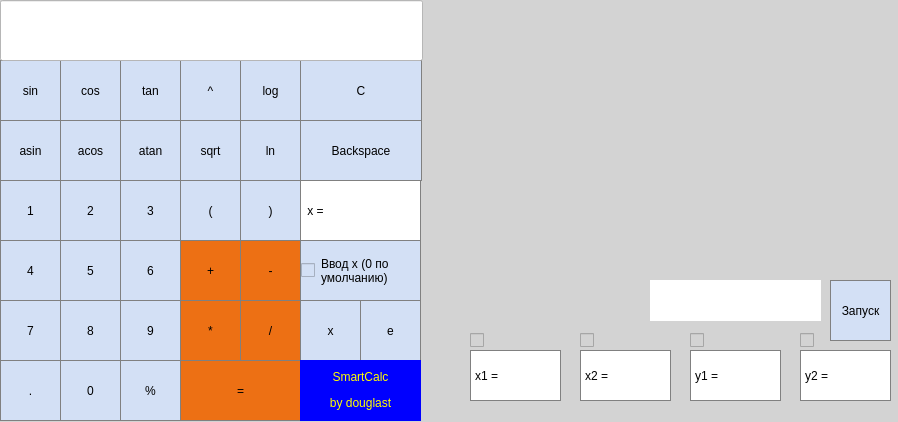
<?xml version="1.0" encoding="UTF-8"?>
<ui version="4.0">
 <class>MainWindow</class>
 <widget class="QMainWindow" name="MainWindow">
  <property name="geometry">
   <rect>
    <x>0</x>
    <y>0</y>
    <width>898</width>
    <height>422</height>
   </rect>
  </property>
  <property name="windowTitle">
   <string>MainWindow</string>
  </property>
  <property name="styleSheet">
   <string notr="true">background-color: #d3d3d3;</string>
  </property>
  <widget class="QWidget" name="centralwidget">
   <widget class="QCustomPlot" name="widget" native="true">
    <property name="geometry">
     <rect>
      <x>470</x>
      <y>0</y>
      <width>421</width>
      <height>271</height>
     </rect>
    </property>
   </widget>
   <widget class="QPushButton" name="graph">
    <property name="geometry">
     <rect>
      <x>830</x>
      <y>280</y>
      <width>61</width>
      <height>61</height>
     </rect>
    </property>
    <property name="styleSheet">
     <string notr="true">background-color: #d3e0f5;
border: 1px solid gray;</string>
    </property>
    <property name="text">
     <string>Запуск</string>
    </property>
   </widget>
   <widget class="QLabel" name="field_x1">
    <property name="geometry">
     <rect>
      <x>470</x>
      <y>350</y>
      <width>31</width>
      <height>51</height>
     </rect>
    </property>
    <property name="styleSheet">
     <string notr="true">
color: black;
border: 1px solid gray;
border-right: none;
background-color: white;</string>
    </property>
    <property name="text">
     <string>x1 =</string>
    </property>
    <property name="alignment">
     <set>Qt::AlignRight|Qt::AlignTrailing|Qt::AlignVCenter</set>
    </property>
   </widget>
   <widget class="QPushButton" name="zero">
    <property name="geometry">
     <rect>
      <x>60</x>
      <y>360</y>
      <width>61</width>
      <height>61</height>
     </rect>
    </property>
    <property name="styleSheet">
     <string notr="true">background-color: #d3e0f5;
border: 1px solid gray;</string>
    </property>
    <property name="text">
     <string>0</string>
    </property>
   </widget>
   <widget class="QPushButton" name="sin">
    <property name="geometry">
     <rect>
      <x>0</x>
      <y>60</y>
      <width>61</width>
      <height>61</height>
     </rect>
    </property>
    <property name="styleSheet">
     <string notr="true">background-color: #d3e0f5;
border: 1px solid gray;</string>
    </property>
    <property name="text">
     <string>sin</string>
    </property>
   </widget>
   <widget class="QPushButton" name="atan">
    <property name="geometry">
     <rect>
      <x>120</x>
      <y>120</y>
      <width>61</width>
      <height>61</height>
     </rect>
    </property>
    <property name="styleSheet">
     <string notr="true">background-color: #d3e0f5;
border: 1px solid gray;</string>
    </property>
    <property name="text">
     <string>atan</string>
    </property>
   </widget>
   <widget class="QPushButton" name="eq">
    <property name="geometry">
     <rect>
      <x>180</x>
      <y>360</y>
      <width>121</width>
      <height>61</height>
     </rect>
    </property>
    <property name="styleSheet">
     <string notr="true">
background-color: #ED7014;
border: 1px solid gray;
</string>
    </property>
    <property name="text">
     <string>=</string>
    </property>
   </widget>
   <widget class="QPushButton" name="cos">
    <property name="geometry">
     <rect>
      <x>60</x>
      <y>60</y>
      <width>61</width>
      <height>61</height>
     </rect>
    </property>
    <property name="styleSheet">
     <string notr="true">background-color: #d3e0f5;
border: 1px solid gray;</string>
    </property>
    <property name="text">
     <string>cos</string>
    </property>
   </widget>
   <widget class="QPushButton" name="acos">
    <property name="geometry">
     <rect>
      <x>60</x>
      <y>120</y>
      <width>61</width>
      <height>61</height>
     </rect>
    </property>
    <property name="styleSheet">
     <string notr="true">background-color: #d3e0f5;
border: 1px solid gray;</string>
    </property>
    <property name="text">
     <string>acos</string>
    </property>
   </widget>
   <widget class="QPushButton" name="bracket_right">
    <property name="geometry">
     <rect>
      <x>240</x>
      <y>180</y>
      <width>61</width>
      <height>61</height>
     </rect>
    </property>
    <property name="styleSheet">
     <string notr="true">background-color: #d3e0f5;
border: 1px solid gray;</string>
    </property>
    <property name="text">
     <string>)</string>
    </property>
   </widget>
   <widget class="QPushButton" name="dot">
    <property name="geometry">
     <rect>
      <x>0</x>
      <y>360</y>
      <width>61</width>
      <height>61</height>
     </rect>
    </property>
    <property name="styleSheet">
     <string notr="true">background-color: #d3e0f5;
border: 1px solid gray;</string>
    </property>
    <property name="text">
     <string>.</string>
    </property>
   </widget>
   <widget class="QPushButton" name="asin">
    <property name="geometry">
     <rect>
      <x>0</x>
      <y>120</y>
      <width>61</width>
      <height>61</height>
     </rect>
    </property>
    <property name="styleSheet">
     <string notr="true">background-color: #d3e0f5;
border: 1px solid gray;</string>
    </property>
    <property name="text">
     <string>asin</string>
    </property>
   </widget>
   <widget class="QPushButton" name="ln">
    <property name="geometry">
     <rect>
      <x>240</x>
      <y>120</y>
      <width>61</width>
      <height>61</height>
     </rect>
    </property>
    <property name="styleSheet">
     <string notr="true">background-color: #d3e0f5;
border: 1px solid gray;</string>
    </property>
    <property name="text">
     <string>ln</string>
    </property>
   </widget>
   <widget class="QPushButton" name="two">
    <property name="geometry">
     <rect>
      <x>60</x>
      <y>180</y>
      <width>61</width>
      <height>61</height>
     </rect>
    </property>
    <property name="styleSheet">
     <string notr="true">background-color: #d3e0f5;
border: 1px solid gray;</string>
    </property>
    <property name="text">
     <string>2</string>
    </property>
   </widget>
   <widget class="QPushButton" name="plus">
    <property name="geometry">
     <rect>
      <x>180</x>
      <y>240</y>
      <width>61</width>
      <height>61</height>
     </rect>
    </property>
    <property name="styleSheet">
     <string notr="true">
background-color: #ED7014;
border: 1px solid gray;
</string>
    </property>
    <property name="text">
     <string>+</string>
    </property>
   </widget>
   <widget class="QPushButton" name="clean">
    <property name="geometry">
     <rect>
      <x>300</x>
      <y>60</y>
      <width>122</width>
      <height>61</height>
     </rect>
    </property>
    <property name="styleSheet">
     <string notr="true">background-color: #d3e0f5;
border: 1px solid gray;</string>
    </property>
    <property name="text">
     <string>C</string>
    </property>
   </widget>
   <widget class="QPushButton" name="five">
    <property name="geometry">
     <rect>
      <x>60</x>
      <y>240</y>
      <width>61</width>
      <height>61</height>
     </rect>
    </property>
    <property name="styleSheet">
     <string notr="true">background-color: #d3e0f5;
border: 1px solid gray;</string>
    </property>
    <property name="text">
     <string>5</string>
    </property>
   </widget>
   <widget class="QPushButton" name="log">
    <property name="geometry">
     <rect>
      <x>240</x>
      <y>60</y>
      <width>61</width>
      <height>61</height>
     </rect>
    </property>
    <property name="styleSheet">
     <string notr="true">background-color: #d3e0f5;
border: 1px solid gray;</string>
    </property>
    <property name="text">
     <string>log</string>
    </property>
   </widget>
   <widget class="QPushButton" name="six">
    <property name="geometry">
     <rect>
      <x>120</x>
      <y>240</y>
      <width>61</width>
      <height>61</height>
     </rect>
    </property>
    <property name="styleSheet">
     <string notr="true">background-color: #d3e0f5;
border: 1px solid gray;</string>
    </property>
    <property name="text">
     <string>6</string>
    </property>
   </widget>
   <widget class="QPushButton" name="back">
    <property name="geometry">
     <rect>
      <x>300</x>
      <y>120</y>
      <width>122</width>
      <height>61</height>
     </rect>
    </property>
    <property name="styleSheet">
     <string notr="true">background-color: #d3e0f5;
border: 1px solid gray;</string>
    </property>
    <property name="text">
     <string>Backspace</string>
    </property>
   </widget>
   <widget class="QPushButton" name="nine">
    <property name="geometry">
     <rect>
      <x>120</x>
      <y>300</y>
      <width>61</width>
      <height>61</height>
     </rect>
    </property>
    <property name="styleSheet">
     <string notr="true">background-color: #d3e0f5;
border: 1px solid gray;</string>
    </property>
    <property name="text">
     <string>9</string>
    </property>
   </widget>
   <widget class="QPushButton" name="three">
    <property name="geometry">
     <rect>
      <x>120</x>
      <y>180</y>
      <width>61</width>
      <height>61</height>
     </rect>
    </property>
    <property name="styleSheet">
     <string notr="true">background-color: #d3e0f5;
border: 1px solid gray;</string>
    </property>
    <property name="text">
     <string>3</string>
    </property>
   </widget>
   <widget class="QPushButton" name="div">
    <property name="geometry">
     <rect>
      <x>240</x>
      <y>300</y>
      <width>61</width>
      <height>61</height>
     </rect>
    </property>
    <property name="styleSheet">
     <string notr="true">
background-color: #ED7014;
border: 1px solid gray;
</string>
    </property>
    <property name="text">
     <string>/</string>
    </property>
   </widget>
   <widget class="QPushButton" name="mul">
    <property name="geometry">
     <rect>
      <x>180</x>
      <y>300</y>
      <width>61</width>
      <height>61</height>
     </rect>
    </property>
    <property name="styleSheet">
     <string notr="true">
background-color: #ED7014;
border: 1px solid gray;
</string>
    </property>
    <property name="text">
     <string>*</string>
    </property>
   </widget>
   <widget class="QCheckBox" name="checkBox">
    <property name="geometry">
     <rect>
      <x>300</x>
      <y>240</y>
      <width>121</width>
      <height>61</height>
     </rect>
    </property>
    <property name="styleSheet">
     <string notr="true">background-color: #d3e0f5;
border: 1px solid gray;</string>
    </property>
    <property name="text">
     <string>Ввод x (0 по 
умолчанию)</string>
    </property>
   </widget>
   <widget class="QPushButton" name="bracket_left">
    <property name="geometry">
     <rect>
      <x>180</x>
      <y>180</y>
      <width>61</width>
      <height>61</height>
     </rect>
    </property>
    <property name="styleSheet">
     <string notr="true">background-color: #d3e0f5;
border: 1px solid gray;</string>
    </property>
    <property name="text">
     <string>(</string>
    </property>
   </widget>
   <widget class="QPushButton" name="seven">
    <property name="geometry">
     <rect>
      <x>0</x>
      <y>300</y>
      <width>61</width>
      <height>61</height>
     </rect>
    </property>
    <property name="styleSheet">
     <string notr="true">background-color: #d3e0f5;
border: 1px solid gray;</string>
    </property>
    <property name="text">
     <string>7</string>
    </property>
   </widget>
   <widget class="QPushButton" name="tan">
    <property name="geometry">
     <rect>
      <x>120</x>
      <y>60</y>
      <width>61</width>
      <height>61</height>
     </rect>
    </property>
    <property name="styleSheet">
     <string notr="true">background-color: #d3e0f5;
border: 1px solid gray;</string>
    </property>
    <property name="text">
     <string>tan</string>
    </property>
   </widget>
   <widget class="QLabel" name="x_eq">
    <property name="geometry">
     <rect>
      <x>300</x>
      <y>180</y>
      <width>31</width>
      <height>61</height>
     </rect>
    </property>
    <property name="styleSheet">
     <string notr="true">
color: black;
border: 1px solid gray;
background-color: white;</string>
    </property>
    <property name="text">
     <string>x = </string>
    </property>
    <property name="alignment">
     <set>Qt::AlignRight|Qt::AlignTrailing|Qt::AlignVCenter</set>
    </property>
   </widget>
   <widget class="QPushButton" name="iks">
    <property name="geometry">
     <rect>
      <x>300</x>
      <y>300</y>
      <width>61</width>
      <height>61</height>
     </rect>
    </property>
    <property name="styleSheet">
     <string notr="true">background-color: #d3e0f5;
border: 1px solid gray;</string>
    </property>
    <property name="text">
     <string>x</string>
    </property>
   </widget>
   <widget class="QPushButton" name="mod">
    <property name="geometry">
     <rect>
      <x>120</x>
      <y>360</y>
      <width>61</width>
      <height>61</height>
     </rect>
    </property>
    <property name="styleSheet">
     <string notr="true">background-color: #d3e0f5;
border: 1px solid gray;</string>
    </property>
    <property name="text">
     <string>%</string>
    </property>
   </widget>
   <widget class="QPushButton" name="pow">
    <property name="geometry">
     <rect>
      <x>180</x>
      <y>60</y>
      <width>61</width>
      <height>61</height>
     </rect>
    </property>
    <property name="styleSheet">
     <string notr="true">background-color: #d3e0f5;
border: 1px solid gray;</string>
    </property>
    <property name="text">
     <string>^</string>
    </property>
   </widget>
   <widget class="QPushButton" name="one">
    <property name="geometry">
     <rect>
      <x>0</x>
      <y>180</y>
      <width>61</width>
      <height>61</height>
     </rect>
    </property>
    <property name="styleSheet">
     <string notr="true">background-color: #d3e0f5;
border: 1px solid gray;</string>
    </property>
    <property name="text">
     <string>1</string>
    </property>
   </widget>
   <widget class="QPushButton" name="four">
    <property name="geometry">
     <rect>
      <x>0</x>
      <y>240</y>
      <width>61</width>
      <height>61</height>
     </rect>
    </property>
    <property name="styleSheet">
     <string notr="true">background-color: #d3e0f5;
border: 1px solid gray;</string>
    </property>
    <property name="text">
     <string>4</string>
    </property>
   </widget>
   <widget class="QPushButton" name="eight">
    <property name="geometry">
     <rect>
      <x>60</x>
      <y>300</y>
      <width>61</width>
      <height>61</height>
     </rect>
    </property>
    <property name="styleSheet">
     <string notr="true">background-color: #d3e0f5;
border: 1px solid gray;</string>
    </property>
    <property name="text">
     <string>8</string>
    </property>
   </widget>
   <widget class="QPushButton" name="minus">
    <property name="geometry">
     <rect>
      <x>240</x>
      <y>240</y>
      <width>61</width>
      <height>61</height>
     </rect>
    </property>
    <property name="styleSheet">
     <string notr="true">
background-color: #ED7014;
border: 1px solid gray;
</string>
    </property>
    <property name="text">
     <string>-</string>
    </property>
   </widget>
   <widget class="QPushButton" name="sqrt">
    <property name="geometry">
     <rect>
      <x>180</x>
      <y>120</y>
      <width>61</width>
      <height>61</height>
     </rect>
    </property>
    <property name="styleSheet">
     <string notr="true">background-color: #d3e0f5;
border: 1px solid gray;</string>
    </property>
    <property name="text">
     <string>sqrt</string>
    </property>
   </widget>
   <widget class="QCheckBox" name="checkBox1">
    <property name="geometry">
     <rect>
      <x>470</x>
      <y>330</y>
      <width>21</width>
      <height>20</height>
     </rect>
    </property>
    <property name="text">
     <string/>
    </property>
   </widget>
   <widget class="QCheckBox" name="checkBox2">
    <property name="geometry">
     <rect>
      <x>580</x>
      <y>330</y>
      <width>21</width>
      <height>20</height>
     </rect>
    </property>
    <property name="text">
     <string/>
    </property>
   </widget>
   <widget class="QCheckBox" name="checkBox3">
    <property name="geometry">
     <rect>
      <x>690</x>
      <y>330</y>
      <width>21</width>
      <height>20</height>
     </rect>
    </property>
    <property name="text">
     <string/>
    </property>
   </widget>
   <widget class="QCheckBox" name="checkBox4">
    <property name="geometry">
     <rect>
      <x>800</x>
      <y>330</y>
      <width>21</width>
      <height>20</height>
     </rect>
    </property>
    <property name="text">
     <string/>
    </property>
   </widget>
   <widget class="QLineEdit" name="field">
    <property name="geometry">
     <rect>
      <x>0</x>
      <y>0</y>
      <width>423</width>
      <height>61</height>
     </rect>
    </property>
    <property name="layoutDirection">
     <enum>Qt::LeftToRight</enum>
    </property>
    <property name="styleSheet">
     <string notr="true">color: black;
background-color: white;
border-bottom: 1px solid gray;</string>
    </property>
    <property name="alignment">
     <set>Qt::AlignRight|Qt::AlignTrailing|Qt::AlignVCenter</set>
    </property>
   </widget>
   <widget class="QLineEdit" name="field_x">
    <property name="geometry">
     <rect>
      <x>330</x>
      <y>180</y>
      <width>91</width>
      <height>61</height>
     </rect>
    </property>
    <property name="layoutDirection">
     <enum>Qt::LeftToRight</enum>
    </property>
    <property name="styleSheet">
     <string notr="true">color: black;
background-color: white;
border: 1px solid gray;
border-left: none;</string>
    </property>
    <property name="inputMask">
     <string/>
    </property>
    <property name="alignment">
     <set>Qt::AlignLeading|Qt::AlignLeft|Qt::AlignVCenter</set>
    </property>
   </widget>
   <widget class="QLineEdit" name="x1">
    <property name="geometry">
     <rect>
      <x>500</x>
      <y>350</y>
      <width>61</width>
      <height>51</height>
     </rect>
    </property>
    <property name="layoutDirection">
     <enum>Qt::LeftToRight</enum>
    </property>
    <property name="styleSheet">
     <string notr="true">color: black;
background-color: white;
border: 1px solid gray;
border-left: none;</string>
    </property>
    <property name="inputMask">
     <string/>
    </property>
    <property name="alignment">
     <set>Qt::AlignLeading|Qt::AlignLeft|Qt::AlignVCenter</set>
    </property>
   </widget>
   <widget class="QLabel" name="field_x2">
    <property name="geometry">
     <rect>
      <x>580</x>
      <y>350</y>
      <width>31</width>
      <height>51</height>
     </rect>
    </property>
    <property name="styleSheet">
     <string notr="true">
color: black;
border: 1px solid gray;
border-right: none;
background-color: white;</string>
    </property>
    <property name="text">
     <string>x2 =</string>
    </property>
    <property name="alignment">
     <set>Qt::AlignRight|Qt::AlignTrailing|Qt::AlignVCenter</set>
    </property>
   </widget>
   <widget class="QLabel" name="field_y1">
    <property name="geometry">
     <rect>
      <x>690</x>
      <y>350</y>
      <width>31</width>
      <height>51</height>
     </rect>
    </property>
    <property name="styleSheet">
     <string notr="true">
color: black;
border: 1px solid gray;
border-right: none;
background-color: white;</string>
    </property>
    <property name="text">
     <string>y1 =</string>
    </property>
    <property name="alignment">
     <set>Qt::AlignRight|Qt::AlignTrailing|Qt::AlignVCenter</set>
    </property>
   </widget>
   <widget class="QLabel" name="field_y2">
    <property name="geometry">
     <rect>
      <x>800</x>
      <y>350</y>
      <width>31</width>
      <height>51</height>
     </rect>
    </property>
    <property name="styleSheet">
     <string notr="true">
color: black;
border: 1px solid gray;
border-right: none;
background-color: white;</string>
    </property>
    <property name="text">
     <string>y2 =</string>
    </property>
    <property name="alignment">
     <set>Qt::AlignRight|Qt::AlignTrailing|Qt::AlignVCenter</set>
    </property>
   </widget>
   <widget class="QLineEdit" name="x2">
    <property name="geometry">
     <rect>
      <x>610</x>
      <y>350</y>
      <width>61</width>
      <height>51</height>
     </rect>
    </property>
    <property name="layoutDirection">
     <enum>Qt::LeftToRight</enum>
    </property>
    <property name="styleSheet">
     <string notr="true">color: black;
background-color: white;
border: 1px solid gray;
border-left: none;</string>
    </property>
    <property name="inputMask">
     <string/>
    </property>
    <property name="alignment">
     <set>Qt::AlignLeading|Qt::AlignLeft|Qt::AlignVCenter</set>
    </property>
   </widget>
   <widget class="QLineEdit" name="y1">
    <property name="geometry">
     <rect>
      <x>720</x>
      <y>350</y>
      <width>61</width>
      <height>51</height>
     </rect>
    </property>
    <property name="layoutDirection">
     <enum>Qt::LeftToRight</enum>
    </property>
    <property name="styleSheet">
     <string notr="true">color: black;
background-color: white;
border: 1px solid gray;
border-left: none;</string>
    </property>
    <property name="inputMask">
     <string/>
    </property>
    <property name="alignment">
     <set>Qt::AlignLeading|Qt::AlignLeft|Qt::AlignVCenter</set>
    </property>
   </widget>
   <widget class="QLineEdit" name="y2">
    <property name="geometry">
     <rect>
      <x>830</x>
      <y>350</y>
      <width>61</width>
      <height>51</height>
     </rect>
    </property>
    <property name="layoutDirection">
     <enum>Qt::LeftToRight</enum>
    </property>
    <property name="styleSheet">
     <string notr="true">color: black;
background-color: white;
border: 1px solid gray;
border-left: none;</string>
    </property>
    <property name="inputMask">
     <string/>
    </property>
    <property name="alignment">
     <set>Qt::AlignLeading|Qt::AlignLeft|Qt::AlignVCenter</set>
    </property>
   </widget>
   <widget class="QLabel" name="field_g">
    <property name="geometry">
     <rect>
      <x>650</x>
      <y>280</y>
      <width>171</width>
      <height>41</height>
     </rect>
    </property>
    <property name="styleSheet">
     <string notr="true">background-color: white;
color: black;l</string>
    </property>
    <property name="text">
     <string/>
    </property>
    <property name="alignment">
     <set>Qt::AlignRight|Qt::AlignTrailing|Qt::AlignVCenter</set>
    </property>
   </widget>
   <widget class="QPushButton" name="exp">
    <property name="geometry">
     <rect>
      <x>360</x>
      <y>300</y>
      <width>61</width>
      <height>61</height>
     </rect>
    </property>
    <property name="styleSheet">
     <string notr="true">background-color: #d3e0f5;
border: 1px solid gray;</string>
    </property>
    <property name="text">
     <string>e</string>
    </property>
   </widget>
   <widget class="QLabel" name="signature">
    <property name="geometry">
     <rect>
      <x>300</x>
      <y>360</y>
      <width>121</width>
      <height>61</height>
     </rect>
    </property>
    <property name="styleSheet">
     <string notr="true">background-color: blue;
color: yellow;</string>
    </property>
    <property name="text">
     <string>&lt;html&gt;&lt;head/&gt;&lt;body&gt;&lt;p&gt;SmartCalc&lt;/p&gt;&lt;p&gt;by douglast&lt;/p&gt;&lt;/body&gt;&lt;/html&gt;</string>
    </property>
    <property name="alignment">
     <set>Qt::AlignCenter</set>
    </property>
   </widget>
  </widget>
 </widget>
 <customwidgets>
  <customwidget>
   <class>QCustomPlot</class>
   <extends>QWidget</extends>
   <header>qcustomplot.h</header>
   <container>1</container>
  </customwidget>
 </customwidgets>
 <resources/>
 <connections/>
</ui>
